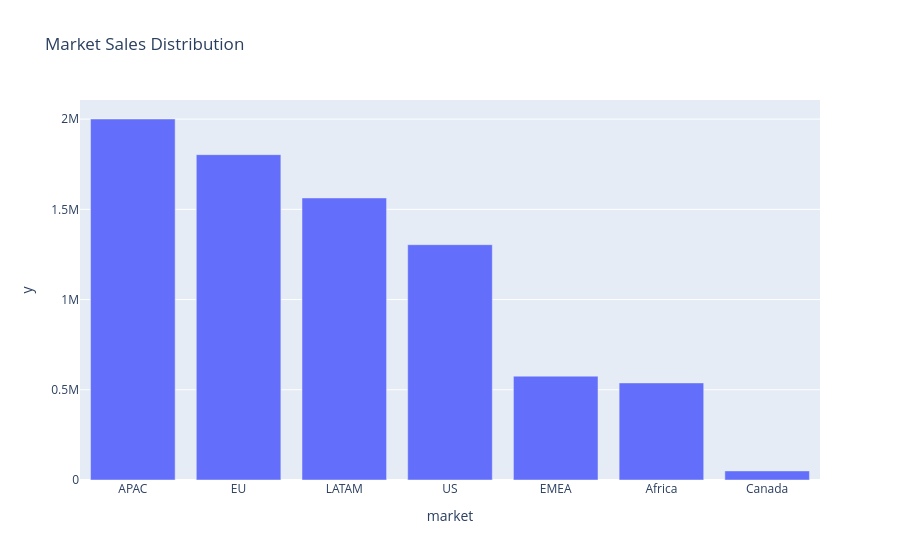

Notebook code cell kept with this figure:
### Code cell
px.bar(data_frame=market_order, x=market_order.index, y=market_order.values,title='Market Sales Distribution')

### Figure 1 — Plotly figure (JSON) as saved in the notebook; plotly's stock layout.template omitted (floating-point values rounded to 4 significant figures)
{"data": [{"hovertemplate": "market=%{x}<br>y=%{y}<extra></extra>", "legendgroup": "", "marker": {"color": "#636efa", "pattern": {"shape": ""}}, "name": "", "orientation": "v", "showlegend": false, "textposition": "auto", "type": "bar", "x": ["APAC", "EU", "LATAM", "US", "EMEA", "Africa", "Canada"], "xaxis": "x", "y": [2001000.0, 1803000.0, 1563000.0, 1304000.0, 575600.0, 538100.0, 50310.0], "yaxis": "y"}], "layout": {"barmode": "relative", "legend": {"tracegroupgap": 0}, "title": {"text": "Market Sales Distribution"}, "xaxis": {"anchor": "y", "domain": [0, 1], "title": {"text": "market"}}, "yaxis": {"anchor": "x", "domain": [0, 1], "title": {"text": "y"}}}}
